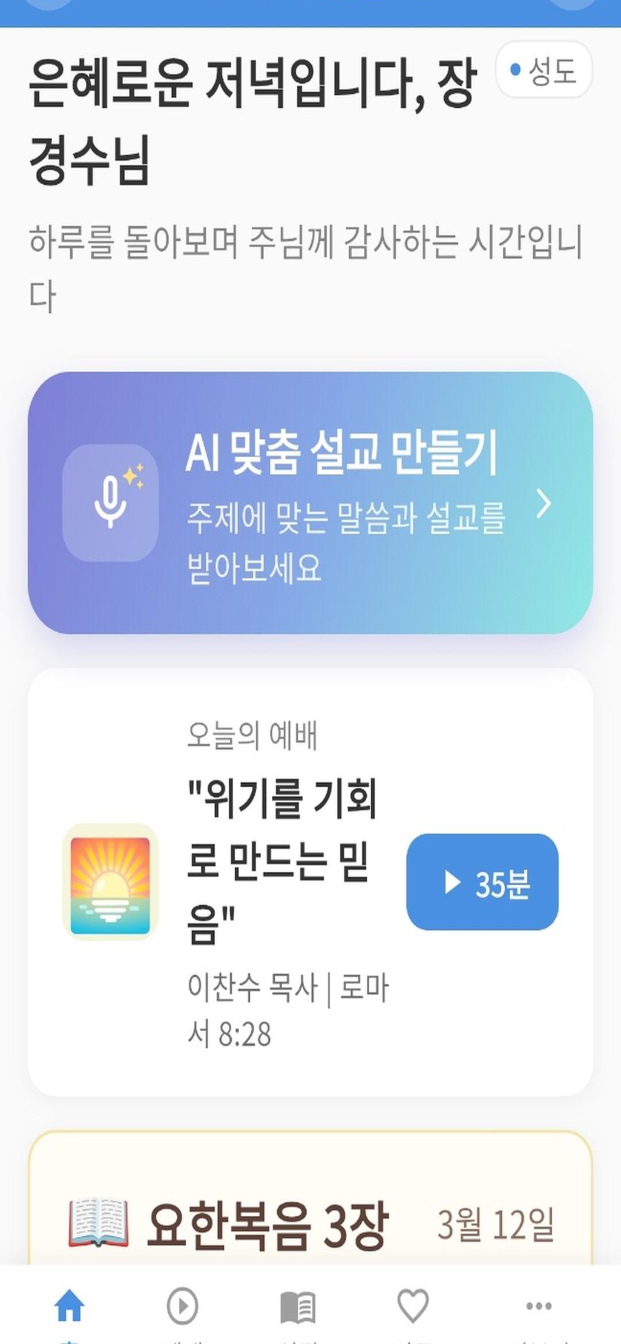
#> input picture assets/store_screenshots/iphone_65/screenshot_01.png, 1242 x 2688 px (shown at 1/2 size); its folder holds only this picture in this run
$ python fix_screenshots.py
#> lines starting #> are read from the running program, lines starting #| are printed output that depends on the picture
"""
Android 상태바/네비게이션바 제거 + iOS 스타일 상태바 추가
"""
from PIL import Image, ImageDraw, ImageFont
import os
import glob

# 설정
TOP_CROP = 96      # Android 상태바 높이 (픽셀)
BOTTOM_CROP = 126  # Android 하단 네비게이션바 높이 (픽셀)
IOS_STATUS_HEIGHT = 96  # iOS 상태바 높이
STATUS_BG_COLOR = (74, 144, 226)  # 앱 Primary 색상 #4A90E2

def add_ios_status_bar(img, status_height=96, bg_color=(74, 144, 226)):
    """iOS 스타일 상태바 추가"""
    w, h = img.size
    new_img = Image.new('RGB', (w, h + status_height), bg_color)

    draw = ImageDraw.Draw(new_img)

    # 상태바 텍스트 (간단하게)
    try:
        # 폰트 없으면 기본 폰트 사용
        font = ImageFont.load_default()
    except:
        font = None

    # 시간 표시
    draw.text((60, 30), "9:41", fill=(255, 255, 255), font=font)
    # 배터리/신호 표시 (간단한 사각형으로)
    draw.rectangle([w-140, 28, w-100, 60], fill=(255, 255, 255))  # 배터리
    draw.rectangle([w-90, 35, w-65, 55], fill=(255, 255, 255))    # 신호
    draw.rectangle([w-55, 35, w-30, 55], fill=(255, 255, 255))    # 와이파이

    # 원본 이미지 붙이기
    new_img.paste(img, (0, status_height))
    return new_img

def process_screenshot(input_path, output_path):
    img = Image.open(input_path)
#> img is the input picture: PIL image 1242x2688 RGB; mean R, G, B 219.1, 227.5, 237.8
    w, h = img.size
#> w = 1242; h = 2688

    # Android 상태바/네비게이션바 크롭
    cropped = img.crop((0, TOP_CROP, w, h - BOTTOM_CROP))
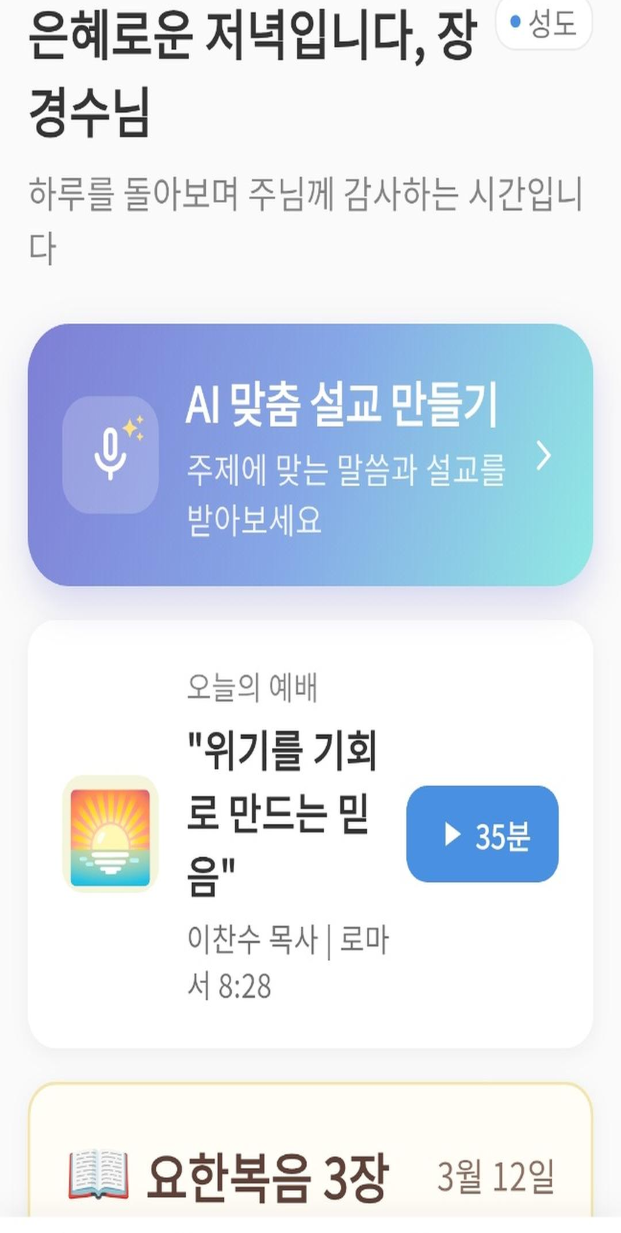
#> cropped: PIL image 1242x2466 RGB (shown at 1/2 size); mean R, G, B 220.3, 227.9, 237.4

    # iOS 상태바 추가
    result = add_ios_status_bar(cropped, IOS_STATUS_HEIGHT, STATUS_BG_COLOR)
#> in add_ios_status_bar, `new_img = Image.new('RGB', (w, h + status_height), bg_color)`:
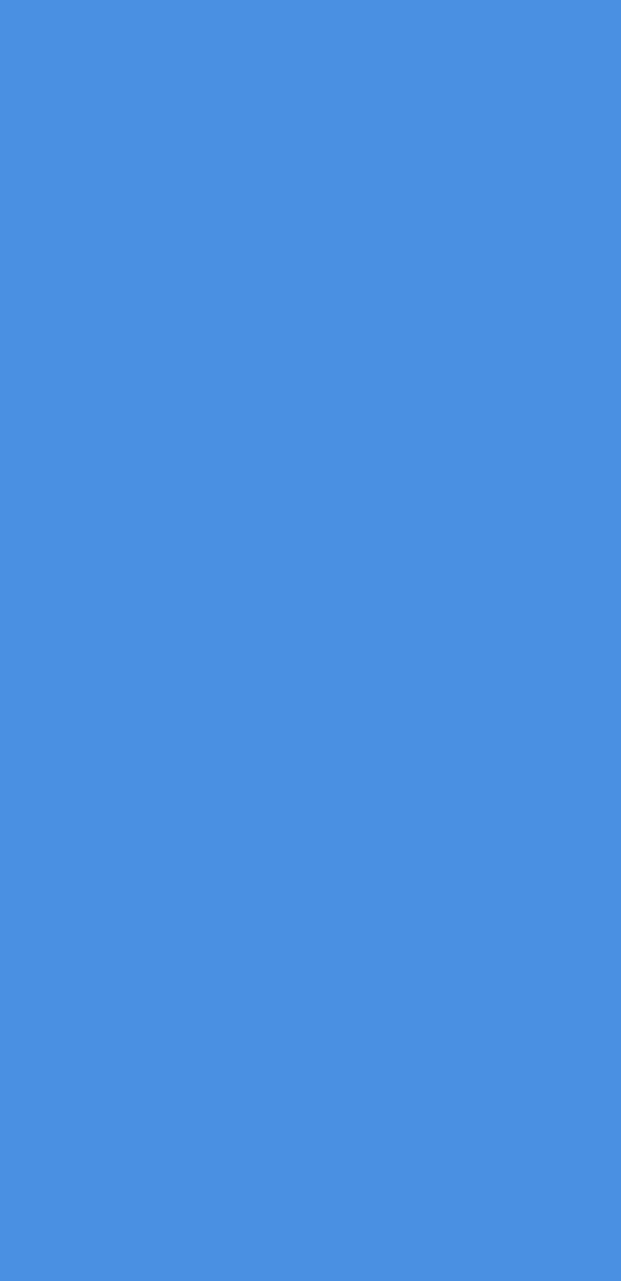
#> new_img: PIL image 1242x2562 RGB (shown at 1/2 size); mean R, G, B 74, 144, 226
#> in add_ios_status_bar, `new_img.paste(img, (0, status_height))`:
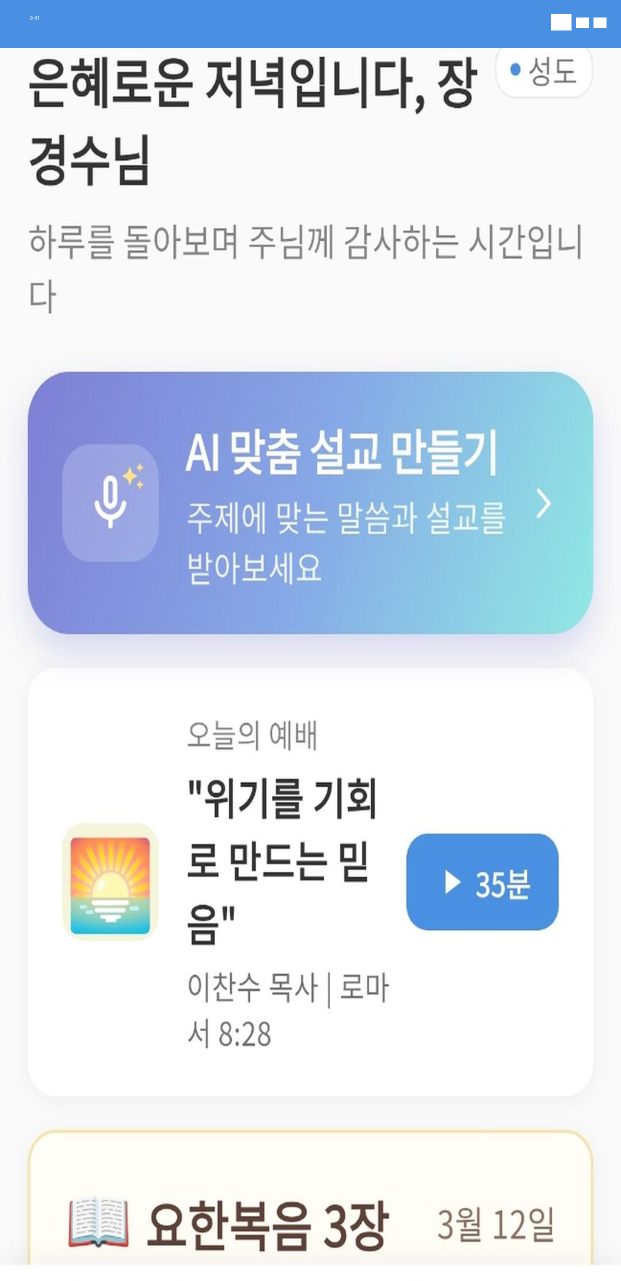
#> new_img: PIL image 1242x2562 RGB (shown at 1/2 size); mean R, G, B 215, 224.8, 237

    # 원본 크기로 리사이즈
    result = result.resize((w, h), Image.LANCZOS)
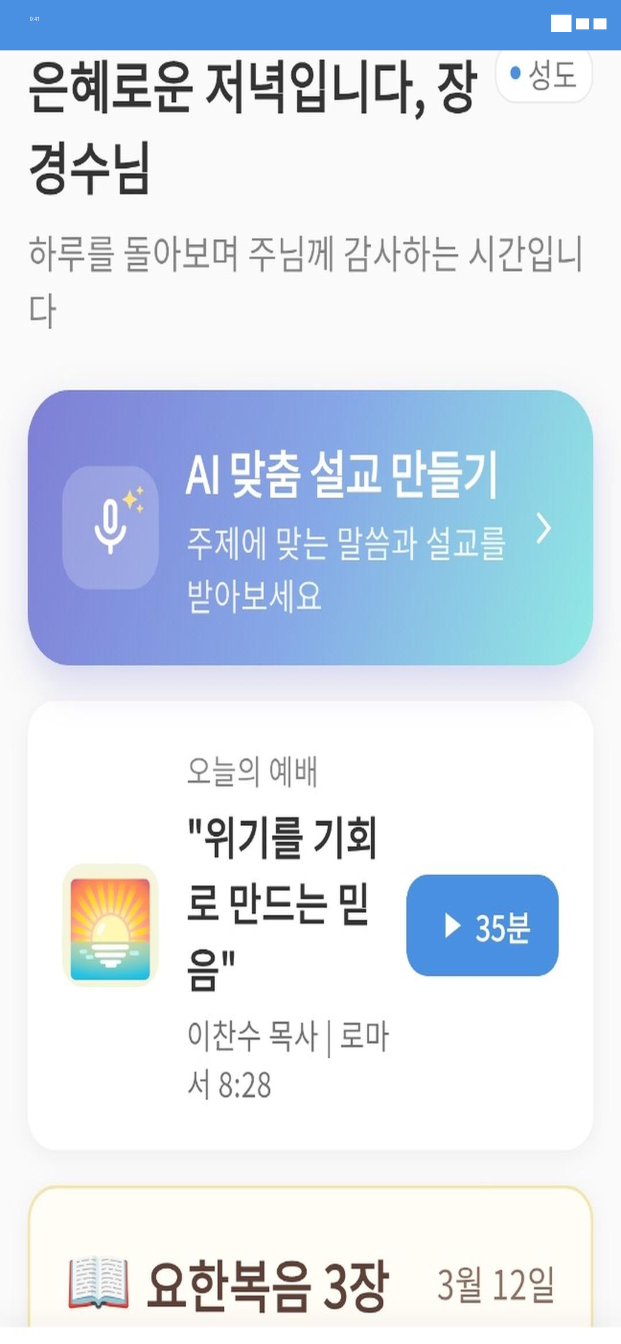
#> result: PIL image 1242x2688 RGB (shown at 1/2 size); mean R, G, B 215, 224.8, 237

    result.save(output_path, 'PNG')
    print(f"  처리 완료: {os.path.basename(output_path)} ({w}x{h})")
#|   처리 완료: screenshot_01.png (1242x2688)

# 모든 폴더 처리
folders = [
    'assets/store_screenshots/iphone_65',
    'assets/store_screenshots/iphone_67',
    'assets/store_screenshots/ipad_13',
]

for folder in folders:
    if not os.path.exists(folder):
        print(f"폴더 없음: {folder}")
        continue

    print(f"\n처리 중: {folder}")
    pngs = glob.glob(f"{folder}/*.png")

    for png in sorted(pngs):
        process_screenshot(png, png)  # 원본 덮어쓰기

print("\n완료!")
